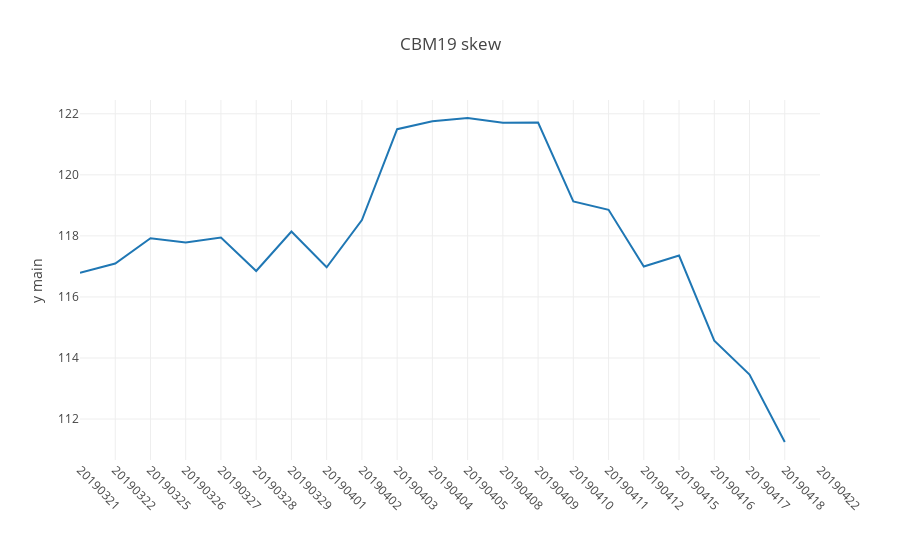

Source (notebook cell):
### Code cell
ss = 'CBM19'
dfs = create_skew_df(ss,20190321,20190422,deltak=.1)
iplot(cvt.plotly_plot(dfs,'date',plot_title=f'{ss} skew'))
